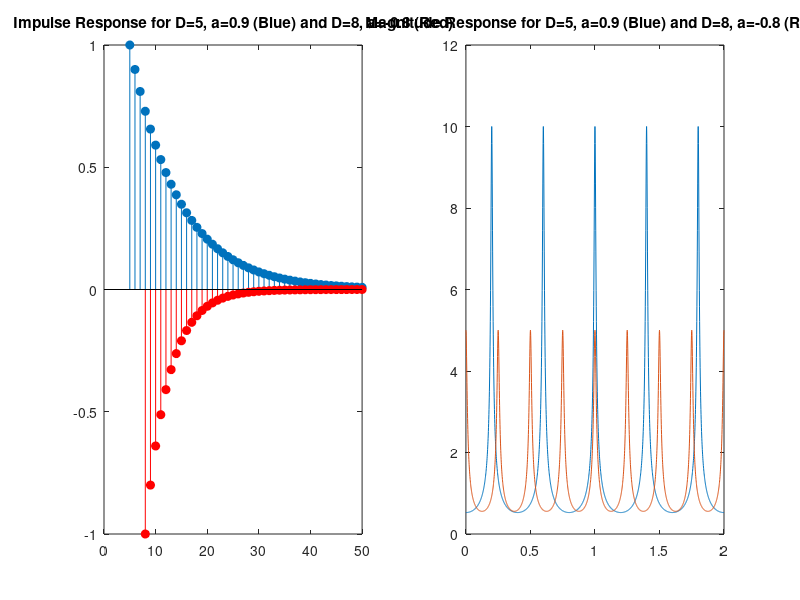

Recreate this plot in MATLAB.
clc
clear all
close all
%%%%%%%%%%%%%%%%%%%%%%%%%%%%%%%%%%%%%%%%%%%%%%%%%%%%%%%%%%%%%%%%%%%%%%%%%%
% Use this to view the magnitude and phase response of a digital filter
% freqz([0.19], [1 0 0.81], n);
%%%%%%%%%%%%%%%%%%%%%%%%%%%%%%%%%%%%%%%%%%%%%%%%%%%%%%%%%%%%%%%%%%%%%%%%%%


% Problem #2 part b
% n = linspace(-pi, pi);
% [h, w] = freqz( [0.19], [1 0 0.81], n );
% plot( n/pi, abs(h) );
% title('Magnitude Plot with |b| = 0.19');


% Problem #2 part c
% n = linspace(-pi, pi, 200);
% [h, w] = freqz( [0.19], [1 0 0.81], n );
% plot( n/pi, angle(h), 'b' );
% title('Wrapped (Blue Line) and Unwrapped (Green dashes) Phase Response for part (b)');
% hold on
% plot( n/pi, unwrap(angle(h)), 'g--' );
% hold off


% Problem #2 part e
% n = 0:100;
% x = 2*cos(((pi/2).*n) + pi/3);
% y = filter([0.19], [1 0 0.81], x);
% stem(x, 'filled');
% hold on;
% stem(y, 'filled');
% title('Input x[n] Blue and Steady State Response y[n] Orange');


% Problem # 6 Part (b)
% n = -pi:pi/1000:pi;
% b = [1 6 15 20 15 6 1]; %numerator coefficient of transfer function H(z)=[(1+z^-1)/2]^6
% a = [64];               %denominator coefficient of transfer function H(z)
% [h,w] = freqz(b, a, n);
% plot(w/pi, unwrap(angle(h)));
% title('phase plot of H(z)=[(1+Z^{-1})/2]^6');


% Problem # 18 Part (a)
% n = -pi:pi/1000:pi;
% b = [2 0 3.125];
% a = [1 -0.9 0.81];
% [h, w] = freqz(b, a, n);
% subplot(1, 2, 1);
% plot( w/pi, (abs(h)) );
% title('Magnitude Response of H(z)');
% subplot(1, 2, 2);
% plot( w/pi, unwrap(angle(h)) );
% title('Phase Response of H(z)');


% Problem # 18 Part (b)
% n = -pi:pi/1000:pi;
% b = [3.125 0 2];
% a = [1 -0.9 0.81];
% [h, w] = freqz(b, a, n);
% subplot(1, 2, 1);
% plot( w/pi, (abs(h)) );
% title('Magnitude Response of H_m_i_n(z)');
% subplot(1, 2, 2);
% plot( w/pi, unwrap(angle(h)) );
% title('Phase Response of H_m_i_n(z)');


% Problem # 18 Part (c)
% n = -pi:pi/1000:pi;
% b = [1 -0.9 0.81];
% a = [3.125 0 2];
% [h, w] = freqz(b, a, n);
% subplot(1, 2, 1);
% plot( w/pi, (abs(h)).*(abs(h2)) );
% title('Magnitude Response of H_m_i_n(z)');
% subplot(1, 2, 2);
% plot( w/pi, unwrap(angle(h)) );
% title('Phase Response of H_m_i_n(z)');


% Problem # 20 Part (a)
% n = 4:35;
% h_n = 0.8.^(n - 4);
% stem(n, h_n, 'filled');
% title('Verified Impulse Response h[n] using D=4 and a=0.8');


% Problem # 20 Part (b)
% n = 0:pi/1000:2*pi;
% b = [0 0 0 0 1];
% a = [1 0 0 0 -0.8];
% [h, w] = freqz(b, a, n);
% plot( w/pi, (abs(h)) );
% title('Magnitude Response Showing 4 peaks and 4 dips over 0 < w < 2*pi');


% Problem # 20 Part (c)
n_1 = 5:50;
n_2 = 8:50;
h_n_1 = 0.9.^(n_1 - 5);
h_n_2 = -0.8.^(n_2 - 8);
subplot(1, 2, 1);
stem(n_1, h_n_1, 'filled');
hold on
stem(n_2, h_n_2, 'filled', 'r');
title('Impulse Response for D=5, a=0.9 (Blue) and D=8, a=-0.8 (Red)');
hold off
n = 0:pi/1000:2*pi;
b_1 = [0 0 0 0 0 1];
a_1 = [1 0 0 0 0 0.9];
[h_1, w_1] = freqz(b_1, a_1, n);
subplot(1, 2, 2);
plot( w_1/pi, (abs(h_1)) );
hold on
b_2 = [0 0 0 0 0 0 0 0 1];
a_2 = [1 0 0 0 0 0 0 0 -0.8];
[h_2, w_2] = freqz(b_2, a_2, n);
subplot(1, 2, 2);
plot( w_2/pi, (abs(h_2)) );
title('Magnitude Response for D=5, a=0.9 (Blue) and D=8, a=-0.8 (Red)');
hold off
